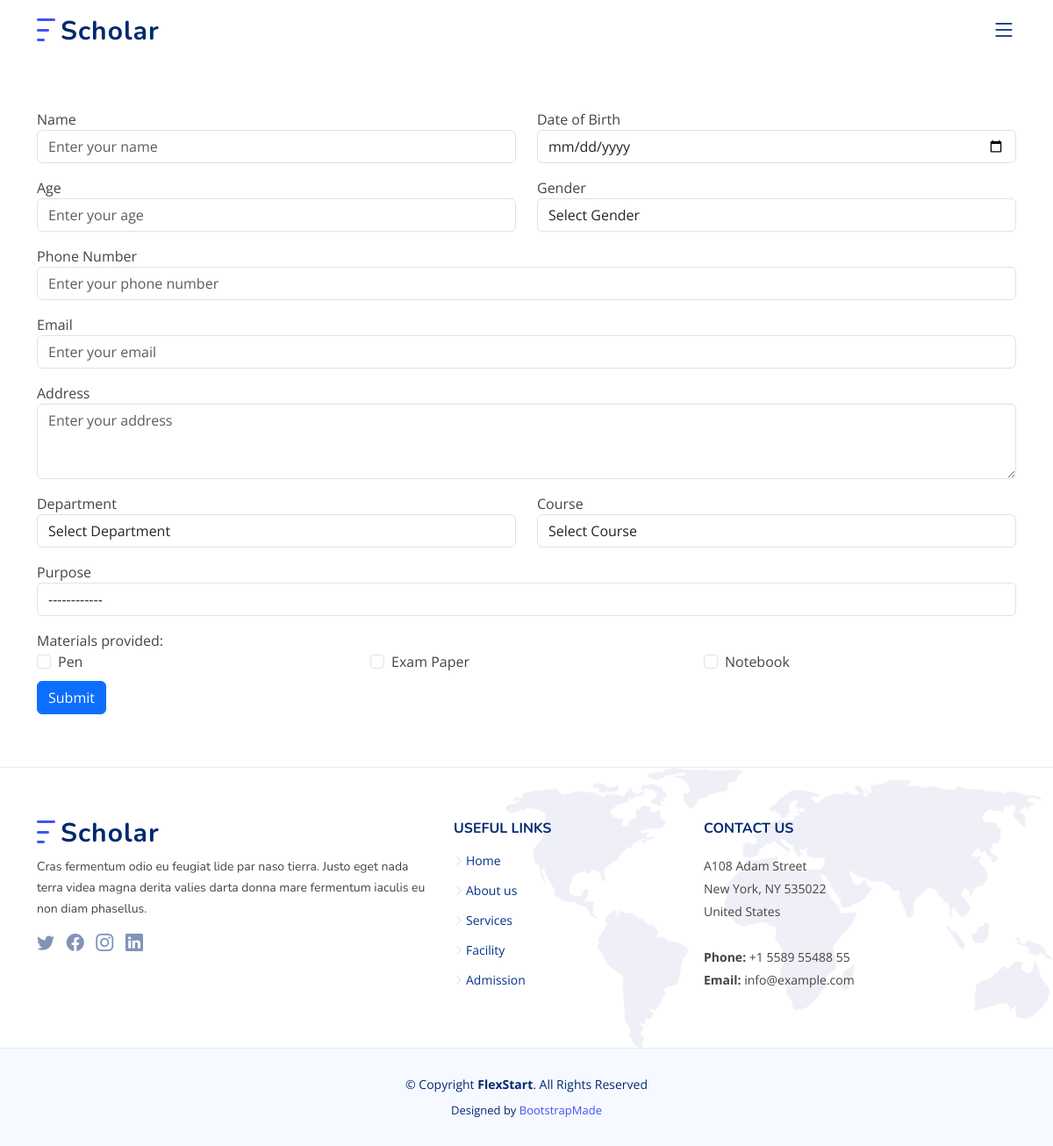
Screenshot of /form/ with the database file from the repository.
### homepage/models.py (models this page shows, shortened)
class Material(models.Model):
    name = models.CharField(max_length=100)

### homepage/views.py (the view)
# urls.py: path('form/', views.form, name='form'),
def form(request):
    departments = Department.objects.all()
    materials = Material.objects.all()
    return render(request, 'form.html', {'departments': departments, 'materials': materials})

### homepage/context_processors.py (called while the page is built)
def menu_links(request):
    links = Department.objects.all()
    return {'links': links}

def dept_links(request):
    dept_link = Department.objects.all()
    return {'dept_link': dept_link}

def course_links(request):
    course_link = Course.objects.all()
    return {'course_link': course_link}

def material_links(request):
    material_link = Material.objects.all()
    return {'material_link': material_link}

### homepage/models.py (called while the page is built)
    def get_url(self):
        return reverse('homepage:dept', args=[self.slug])

### Templates/form.html (shortened to what this page needs)
{% extends 'base.html' %}
{% load static %}
{% block content %}
<section>
    <div class="container mt-5">
        <form action="{% url 'homepage:success' %}" data-aos="fade-up" data-aos-duration="800"
              data-cities-url="{% url 'homepage:ajax_load_course' %}"
              enctype="multipart/form-data" id="sForm" method="POST">
            <div class="row">
                <div class="col-md-6">
                    <div class="form-group mt-3">
                        <label for="name">Name</label>
                        <input class="form-control" name="name" placeholder="Enter your name" required type="text">
                    </div>
                </div>
                <div class="col-md-6">
                    <div class="form-group mt-3">
                        <label for="dob">Date of Birth</label>
                        <input class="form-control" name="dob" required type="date">
                    </div>
                </div>
            </div>
            <div class="row">
                <div class="col-md-6">
                    <div class="form-group mt-3">
                        <label for="age">Age</label>
                        <input class="form-control" name="age" placeholder="Enter your age" required type="number">
                    </div>
                </div>
                <div class="col-md-6">
                    <div class="form-group mt-3">
                        <label for="gender">Gender</label>
                        <select class="form-control" name="gender" onchange="populateCourses()">
                            <option value="">Select Gender</option>
                        </select>
                    </div>
                </div>
            </div>
            <div class="form-group mt-3">
                <label for="phone">Phone Number</label>
                <input class="form-control" name="phone" placeholder="Enter your phone number" required type="tel">
            </div>
            <div class="form-group mt-3">
                <label for="email">Email</label>
                <input class="form-control" name="email" placeholder="Enter your email" required type="email">
            </div>
            <div class="form-group mt-3">
                <label for="address">Address</label>
                <textarea class="form-control" name="address" placeholder="Enter your address" required
                          rows="3"></textarea>
            </div>
            <div class="row">
                <div class="col-md-6">
                    <div class="form-group mt-3">
                        <label for="department">Department</label>
                        <select class="form-control" id="department" required name="department">
                            <option value="">Select Department</option>
                        </select>
                    </div>
                </div>
                <div class="col-md-6">
                    <div class="form-group mt-3">
                        <label for="course">Course</label>
                        <select required class="form-control" id="course" name="course">
                            <option value="">Select Course</option>
                        </select>
                    </div>
                </div>
            </div>
            <div class="form-group mt-3">
                <label for="purpose">Purpose</label>
                <select class="form-control" required name="purpose">
                    <option value="">------------</option>
                </select>
            </div>
            <div class="form-group mt-3">
                <label>Materials provided:</label><br>
                <div class="row">
                    {% for material in material_link %}
                    <div class="col-md-4">
                        <div class="form-check">
                            <input class="form-check-input" name="materials[]" type="checkbox"
                                   value="{{ material.id }}">
                            <label class="form-check-label">{{ material.name }}</label>
                        </div>
                    </div>
                    {% endfor %}
                </div>
            </div>
            <button class="btn btn-primary mt-2" type="submit">Submit</button>
        </form>
    </div>
</section>
{% endblock %}

### static/css/style.css (style rules this page uses)
:root { scroll-behavior: smooth; }
body { font-family: "Open Sans", sans-serif; color: #444444; }
section { padding: 60px 0; overflow: hidden; }

### rows the page displays
Material: name "Pen"
Material: name "Exam Paper"
Material: name "Notebook"
